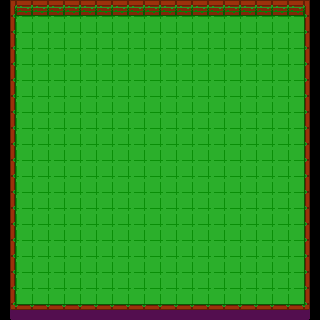

This game map was drawn from its Tiled (.tmx) file and the tilesets committed beside it. A one-line description and the full map source follow:
An orthogonal 20x20 tile map with 16x16 px tiles, 1 tile layer (Kachelebene 1) and 5 objects.

<map version="1.10" tiledversion="1.10.2" orientation="orthogonal" renderorder="right-down" width="20" height="20" tilewidth="16" tileheight="16" infinite="0" nextlayerid="3" nextobjectid="6">
 <tileset firstgid="1" name="Tilemap-v2" tilewidth="16" tileheight="16" tilecount="126" columns="7">
  <image source="../Tilemap-v2.png" width="112" height="288" />
 </tileset>
 <layer id="1" name="Kachelebene 1" width="20" height="20">
  <data encoding="csv">
1,2,2,2,2,2,2,2,2,2,2,2,2,2,2,2,2,2,2,3,
8,9,9,9,9,9,9,9,9,9,9,9,9,9,9,9,9,9,9,10,
8,9,9,9,9,9,9,9,9,9,9,9,9,9,9,9,9,9,9,10,
8,9,9,9,9,9,9,9,9,9,9,9,9,9,9,9,9,9,9,10,
8,9,9,9,9,9,9,9,9,9,9,9,9,9,9,9,9,9,9,10,
8,9,9,9,9,9,9,9,9,9,9,9,9,9,9,9,9,9,9,10,
8,9,9,9,9,9,9,9,9,9,9,9,9,9,9,9,9,9,9,10,
8,9,9,9,9,9,9,9,9,9,9,9,9,9,9,9,9,9,9,10,
8,9,9,9,9,9,9,9,9,9,9,9,9,9,9,9,9,9,9,10,
8,9,9,9,9,9,9,9,9,9,9,9,9,9,9,9,9,9,9,10,
8,9,9,9,9,9,9,9,9,9,9,9,9,9,9,9,9,9,9,10,
8,9,9,9,9,9,9,9,9,9,9,9,9,9,9,9,9,9,9,10,
8,9,9,9,9,9,9,9,9,9,9,9,9,9,9,9,9,9,9,10,
8,9,9,9,9,9,9,9,9,9,9,9,9,9,9,9,9,9,9,10,
8,9,9,9,9,9,9,9,9,9,9,9,9,9,9,9,9,9,9,10,
8,9,9,9,9,9,9,9,9,9,9,9,9,9,9,9,9,9,9,10,
8,9,9,9,9,9,9,9,9,9,9,9,9,9,9,9,9,9,9,10,
8,9,9,9,9,9,9,9,9,9,9,9,9,9,9,9,9,9,9,10,
8,9,9,9,9,9,9,9,9,9,9,9,9,9,9,9,9,9,9,10,
15,16,16,16,16,16,16,16,16,16,16,16,16,16,16,16,16,16,16,17
</data>
 </layer>
 <objectgroup id="2" name="Objektebene 1">
  <object id="1" x="0" y="0" width="320" height="16">
   <properties>
    <property name="name" value="Solid" />
   </properties>
  </object>
  <object id="2" x="0" y="304" width="320" height="16">
   <properties>
    <property name="name" value="Solid" />
   </properties>
  </object>
  <object id="3" x="304" y="0" width="16" height="320">
   <properties>
    <property name="name" value="Solid" />
   </properties>
  </object>
  <object id="4" x="0" y="0" width="16" height="320">
   <properties>
    <property name="name" value="Solid" />
   </properties>
  </object>
  <object id="5" x="160" y="160">
   <properties>
    <property name="name" value="Start" />
   </properties>
  </object>
 </objectgroup>
</map>